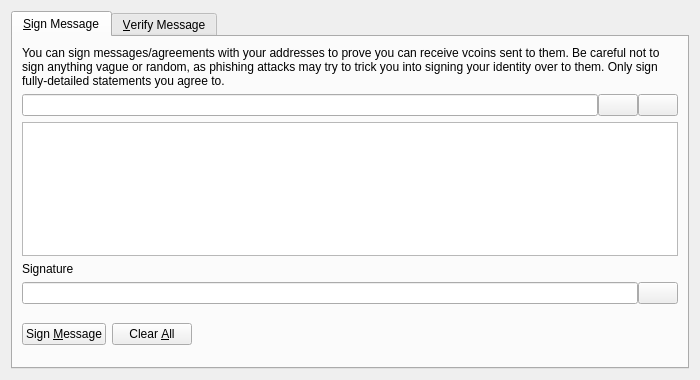
<?xml version="1.0" encoding="UTF-8"?>
<ui version="4.0">
 <class>SignVerifyMessageDialog</class>
 <widget class="QDialog" name="SignVerifyMessageDialog">
  <property name="geometry">
   <rect>
    <x>0</x>
    <y>0</y>
    <width>700</width>
    <height>380</height>
   </rect>
  </property>
  <property name="windowTitle">
   <string>Signatures - Sign / Verify a Message</string>
  </property>
  <property name="modal">
   <bool>true</bool>
  </property>
  <layout class="QVBoxLayout" name="verticalLayout">
   <item>
    <widget class="QTabWidget" name="tabWidget">
     <property name="currentIndex">
      <number>0</number>
     </property>
     <widget class="QWidget" name="tabSignMessage">
      <attribute name="title">
       <string>&amp;Sign Message</string>
      </attribute>
      <layout class="QVBoxLayout" name="verticalLayout_SM">
       <item>
        <widget class="QLabel" name="infoLabel_SM">
         <property name="text">
          <string>You can sign messages/agreements with your addresses to prove you can receive vcoins sent to them. Be careful not to sign anything vague or random, as phishing attacks may try to trick you into signing your identity over to them. Only sign fully-detailed statements you agree to.</string>
         </property>
         <property name="textFormat">
          <enum>Qt::PlainText</enum>
         </property>
         <property name="wordWrap">
          <bool>true</bool>
         </property>
        </widget>
       </item>
       <item>
        <layout class="QHBoxLayout" name="horizontalLayout_1_SM">
         <property name="spacing">
          <number>0</number>
         </property>
         <item>
          <widget class="QValidatedLineEdit" name="addressIn_SM">
           <property name="toolTip">
            <string>The Bitcoin address to sign the message with</string>
           </property>
          </widget>
         </item>
         <item>
          <widget class="QPushButton" name="addressBookButton_SM">
           <property name="toolTip">
            <string>Choose previously used address</string>
           </property>
           <property name="text">
            <string/>
           </property>
           <property name="icon">
            <iconset resource="../bitcoin.qrc">
             <normaloff>:/icons/address-book</normaloff>:/icons/address-book</iconset>
           </property>
           <property name="shortcut">
            <string>Alt+A</string>
           </property>
           <property name="autoDefault">
            <bool>false</bool>
           </property>
          </widget>
         </item>
         <item>
          <widget class="QPushButton" name="pasteButton_SM">
           <property name="toolTip">
            <string>Paste address from clipboard</string>
           </property>
           <property name="text">
            <string/>
           </property>
           <property name="icon">
            <iconset resource="../bitcoin.qrc">
             <normaloff>:/icons/editpaste</normaloff>:/icons/editpaste</iconset>
           </property>
           <property name="shortcut">
            <string>Alt+P</string>
           </property>
           <property name="autoDefault">
            <bool>false</bool>
           </property>
          </widget>
         </item>
        </layout>
       </item>
       <item>
        <widget class="QPlainTextEdit" name="messageIn_SM">
         <property name="toolTip">
          <string>Enter the message you want to sign here</string>
         </property>
        </widget>
       </item>
       <item>
        <widget class="QLabel" name="signatureLabel_SM">
         <property name="text">
          <string>Signature</string>
         </property>
         <property name="textFormat">
          <enum>Qt::PlainText</enum>
         </property>
        </widget>
       </item>
       <item>
        <layout class="QHBoxLayout" name="horizontalLayout_2_SM">
         <property name="spacing">
          <number>0</number>
         </property>
         <item>
          <widget class="QLineEdit" name="signatureOut_SM">
           <property name="font">
            <font>
             <italic>true</italic>
            </font>
           </property>
           <property name="readOnly">
            <bool>true</bool>
           </property>
          </widget>
         </item>
         <item>
          <widget class="QPushButton" name="copySignatureButton_SM">
           <property name="toolTip">
            <string>Copy the current signature to the system clipboard</string>
           </property>
           <property name="text">
            <string/>
           </property>
           <property name="icon">
            <iconset resource="../bitcoin.qrc">
             <normaloff>:/icons/editcopy</normaloff>:/icons/editcopy</iconset>
           </property>
           <property name="autoDefault">
            <bool>false</bool>
           </property>
          </widget>
         </item>
        </layout>
       </item>
       <item>
        <layout class="QHBoxLayout" name="horizontalLayout_3_SM">
         <item>
          <widget class="QPushButton" name="signMessageButton_SM">
           <property name="toolTip">
            <string>Sign the message to prove you own this VCoin address</string>
           </property>
           <property name="text">
            <string>Sign &amp;Message</string>
           </property>
           <property name="icon">
            <iconset resource="../bitcoin.qrc">
             <normaloff>:/icons/edit</normaloff>:/icons/edit</iconset>
           </property>
           <property name="autoDefault">
            <bool>false</bool>
           </property>
          </widget>
         </item>
         <item>
          <widget class="QPushButton" name="clearButton_SM">
           <property name="toolTip">
            <string>Reset all sign message fields</string>
           </property>
           <property name="text">
            <string>Clear &amp;All</string>
           </property>
           <property name="icon">
            <iconset resource="../bitcoin.qrc">
             <normaloff>:/icons/remove</normaloff>:/icons/remove</iconset>
           </property>
           <property name="autoDefault">
            <bool>false</bool>
           </property>
          </widget>
         </item>
         <item>
          <spacer name="horizontalSpacer_1_SM">
           <property name="orientation">
            <enum>Qt::Horizontal</enum>
           </property>
           <property name="sizeHint" stdset="0">
            <size>
             <width>40</width>
             <height>48</height>
            </size>
           </property>
          </spacer>
         </item>
         <item>
          <widget class="QLabel" name="statusLabel_SM">
           <property name="font">
            <font>
             <weight>75</weight>
             <bold>true</bold>
            </font>
           </property>
           <property name="text">
            <string/>
           </property>
           <property name="wordWrap">
            <bool>true</bool>
           </property>
          </widget>
         </item>
         <item>
          <spacer name="horizontalSpacer_2_SM">
           <property name="orientation">
            <enum>Qt::Horizontal</enum>
           </property>
           <property name="sizeHint" stdset="0">
            <size>
             <width>40</width>
             <height>48</height>
            </size>
           </property>
          </spacer>
         </item>
        </layout>
       </item>
      </layout>
     </widget>
     <widget class="QWidget" name="tabVerifyMessage">
      <attribute name="title">
       <string>&amp;Verify Message</string>
      </attribute>
      <layout class="QVBoxLayout" name="verticalLayout_VM">
       <item>
        <widget class="QLabel" name="infoLabel_VM">
         <property name="text">
          <string>Enter the receiver's address, message (ensure you copy line breaks, spaces, tabs, etc. exactly) and signature below to verify the message. Be careful not to read more into the signature than what is in the signed message itself, to avoid being tricked by a man-in-the-middle attack. Note that this only proves the signing party receives with the address, it cannot prove sendership of any transaction!</string>
         </property>
         <property name="textFormat">
          <enum>Qt::PlainText</enum>
         </property>
         <property name="alignment">
          <set>Qt::AlignLeading|Qt::AlignLeft|Qt::AlignTop</set>
         </property>
         <property name="wordWrap">
          <bool>true</bool>
         </property>
        </widget>
       </item>
       <item>
        <layout class="QHBoxLayout" name="horizontalLayout_1_VM">
         <property name="spacing">
          <number>0</number>
         </property>
         <item>
          <widget class="QValidatedLineEdit" name="addressIn_VM">
           <property name="toolTip">
            <string>The Bitcoin address the message was signed with</string>
           </property>
          </widget>
         </item>
         <item>
          <widget class="QPushButton" name="addressBookButton_VM">
           <property name="toolTip">
            <string>Choose previously used address</string>
           </property>
           <property name="text">
            <string/>
           </property>
           <property name="icon">
            <iconset resource="../bitcoin.qrc">
             <normaloff>:/icons/address-book</normaloff>:/icons/address-book</iconset>
           </property>
           <property name="shortcut">
            <string>Alt+A</string>
           </property>
           <property name="autoDefault">
            <bool>false</bool>
           </property>
          </widget>
         </item>
        </layout>
       </item>
       <item>
        <widget class="QPlainTextEdit" name="messageIn_VM"/>
       </item>
       <item>
        <widget class="QValidatedLineEdit" name="signatureIn_VM"/>
       </item>
       <item>
        <layout class="QHBoxLayout" name="horizontalLayout_2_VM">
         <item>
          <widget class="QPushButton" name="verifyMessageButton_VM">
           <property name="toolTip">
            <string>Verify the message to ensure it was signed with the specified VCoin address</string>
           </property>
           <property name="text">
            <string>Verify &amp;Message</string>
           </property>
           <property name="icon">
            <iconset resource="../bitcoin.qrc">
             <normaloff>:/icons/transaction_0</normaloff>:/icons/transaction_0</iconset>
           </property>
           <property name="autoDefault">
            <bool>false</bool>
           </property>
          </widget>
         </item>
         <item>
          <widget class="QPushButton" name="clearButton_VM">
           <property name="toolTip">
            <string>Reset all verify message fields</string>
           </property>
           <property name="text">
            <string>Clear &amp;All</string>
           </property>
           <property name="icon">
            <iconset resource="../bitcoin.qrc">
             <normaloff>:/icons/remove</normaloff>:/icons/remove</iconset>
           </property>
           <property name="autoDefault">
            <bool>false</bool>
           </property>
          </widget>
         </item>
         <item>
          <spacer name="horizontalSpacer_1_VM">
           <property name="orientation">
            <enum>Qt::Horizontal</enum>
           </property>
           <property name="sizeHint" stdset="0">
            <size>
             <width>40</width>
             <height>48</height>
            </size>
           </property>
          </spacer>
         </item>
         <item>
          <widget class="QLabel" name="statusLabel_VM">
           <property name="font">
            <font>
             <weight>75</weight>
             <bold>true</bold>
            </font>
           </property>
           <property name="text">
            <string/>
           </property>
           <property name="wordWrap">
            <bool>true</bool>
           </property>
          </widget>
         </item>
         <item>
          <spacer name="horizontalSpacer_2_VM">
           <property name="orientation">
            <enum>Qt::Horizontal</enum>
           </property>
           <property name="sizeHint" stdset="0">
            <size>
             <width>40</width>
             <height>48</height>
            </size>
           </property>
          </spacer>
         </item>
        </layout>
       </item>
      </layout>
     </widget>
    </widget>
   </item>
  </layout>
 </widget>
 <customwidgets>
  <customwidget>
   <class>QValidatedLineEdit</class>
   <extends>QLineEdit</extends>
   <header>qvalidatedlineedit.h</header>
  </customwidget>
 </customwidgets>
 <resources>
  <include location="../bitcoin.qrc"/>
 </resources>
 <connections/>
</ui>
